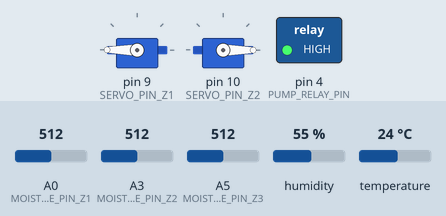
Bench run of a sketch on a simulated Arduino Uno, built with avr-gcc and run on an emulated ATmega328P. Shown: 2 × servo, switched loads named in the sketch (green lamp = pin HIGH). The inputs (shaded band) are chosen by the test bench; at power-on: A0 (MOISTURE_PIN_Z1) = 512, A3 (MOISTURE_PIN_Z2) = 512, A5 (MOISTURE_PIN_Z3) = 512, humidity 55 %, temperature 24 °C. What the sketch prints to the serial monitor is not drawn.

Above: at 4.9 s.
5.0 s: A0 (MOISTURE_PIN_Z1) set to 640
8.1 s: A0 (MOISTURE_PIN_Z1) set to 664
At 8.51 s:
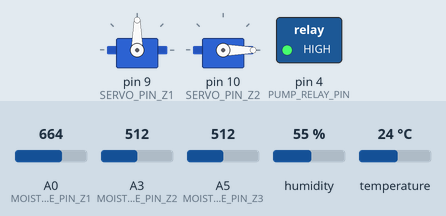
At 9.6 s:
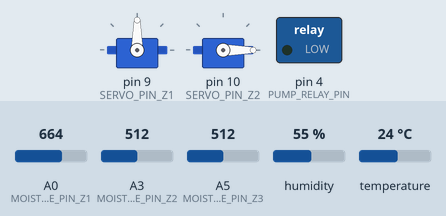
11.2 s: A3 (MOISTURE_PIN_Z2) set to 635
14.3 s: A3 (MOISTURE_PIN_Z2) set to 666
At 18.0 s:
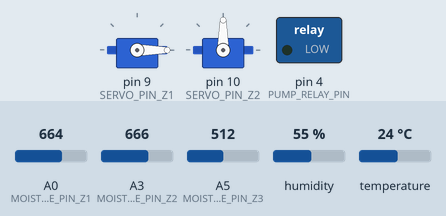
18.3 s: A5 (MOISTURE_PIN_Z3) set to 635
22.7 s: A5 (MOISTURE_PIN_Z3) set to 663
At 27.2 s:
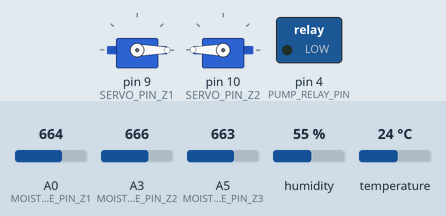
Timing chart, 0 to 28.6 s (numbered marks = the images above; inputs shaded):
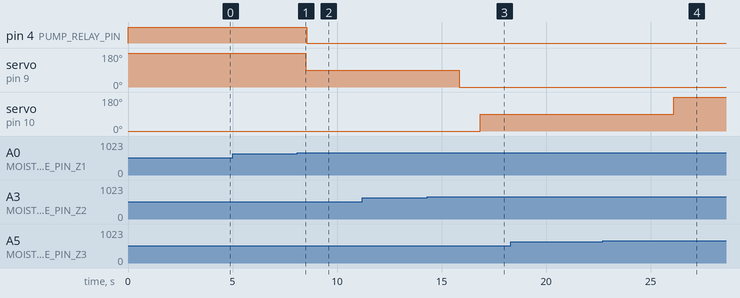

Measured:
- the behaviour switches between 650 and 651 on A0 (MOISTURE_PIN_Z1) (found by bisection; images 0 and 1)
- the behaviour switches between 650 and 651 on A3 (MOISTURE_PIN_Z2) (found by bisection; images 2 and 3)
- the behaviour switches between 650 and 651 on A5 (MOISTURE_PIN_Z3) (found by bisection; images 3 and 4)
- after the input at 5.0 s, every drawn part: stays the same
- after the input at 8.1 s, pin 4 (PUMP_RELAY_PIN): HIGH → LOW after 0.45 s; servo on pin 9 (SERVO_PIN_Z1): 180° → 90° after 0.40 s
- after the input at 11.2 s, every drawn part: stays the same
- after the input at 14.3 s, servo on pin 9 (SERVO_PIN_Z1): 90° → 0° after 1.5 s; servo on pin 10 (SERVO_PIN_Z2): 0° → 90° after 2.5 s
- after the input at 18.3 s, every drawn part: stays the same
- after the input at 22.7 s, servo on pin 10 (SERVO_PIN_Z2): 90° → 180° after 3.4 s

The sketch:

GroundStation.ino
```cpp
#include "DHT.h"
#include <Servo.h>

// --- Configuration Constants ---
#define DHTPIN 2       // DHT data pin
#define DHTTYPE DHT22  // DHT sensor type

// Soil Moisture Pins
const int MOISTURE_PIN_Z1 = A0; // Zone 1 Sensor
const int MOISTURE_PIN_Z2 = A3; // Zone 2 Sensor
const int MOISTURE_PIN_Z3 = A5; // Zone 3 Sensor (Main Line/Area)

// Servo Pins
const int SERVO_PIN_Z1 = 9;  // Zone 1 Gate (Servo 1)
const int SERVO_PIN_Z2 = 10; // Zone 2 Gate (Servo 2)

// Relay Pin (Controls Water Pump)
const int PUMP_RELAY_PIN = 4;

// Calibration Values (Adjust based on your sensors)
const int DRY_VALUE = 800;  // Analog value for bone dry soil (high value)
const int WET_VALUE = 300;  // Analog value for fully wet soil (low value)

// Irrigation Thresholds
const int IRRIGATION_THRESHOLD_PERCENT = 30; // Start watering if moisture < 40%

// Servo Angles (Adjust based on your physical gate mechanism)
// Servo 1 (Zone 1) opens by moving from 0 to 90 degrees
const int Z1_GATE_OPEN = 90;
const int Z1_GATE_CLOSED = 180;
// Servo 2 (Zone 2) opens by moving from 180 to 90 degrees
const int Z2_GATE_OPEN = 90;
const int Z2_GATE_CLOSED = 0;

// --- Global Variables and Objects ---
DHT dht(DHTPIN, DHTTYPE);
Servo servoZ1;
Servo servoZ2;

// --- Helper Function ---
int getMoisturePercent(int rawValue) {
  // Map the raw value to a percentage (0-100)
  int moisturePercent = map(rawValue, DRY_VALUE, WET_VALUE, 0, 100);
  // Constrain the result to 0-100%
  return constrain(moisturePercent, 0, 100);
}

// --- Setup ---
void setup() {
  Serial.begin(9600);
  Serial.println(F("Smart Irrigation Manifold Starting..."));

  // Initialize DHT sensor
  dht.begin();

  // Initialize Servos
  servoZ1.attach(SERVO_PIN_Z1);
  servoZ2.attach(SERVO_PIN_Z2);

  // Ensure gates are initially closed
  servoZ1.write(Z1_GATE_CLOSED);
  servoZ2.write(Z2_GATE_CLOSED);

  // Initialize Relay pin for Pump control
  pinMode(PUMP_RELAY_PIN, OUTPUT);
  digitalWrite(PUMP_RELAY_PIN, HIGH); // Assuming a common active-LOW relay, HIGH = OFF
}

// --- Main Loop ---
void loop() {
  delay(2000); // Wait between sensor readings

  // --- 1. Read Environmental Sensors (DHT22) ---
  float h = dht.readHumidity();
  float t = dht.readTemperature();

  if (isnan(h) || isnan(t)) {
    Serial.println(F("❌ DHT Read Failed!"));
  } else {
    Serial.print(F("🌡️ Temp: "));
    Serial.print(t);
    Serial.print(F("°C | 💧 Humid: "));
    Serial.print(h);
    Serial.println(F("%"));
  }

  // --- 2. Read Soil Moisture Sensors ---
  int rawZ1 = analogRead(MOISTURE_PIN_Z1);
  int percentZ1 = getMoisturePercent(rawZ1);
  bool needsWaterZ1 = (percentZ1 < IRRIGATION_THRESHOLD_PERCENT);

  int rawZ2 = analogRead(MOISTURE_PIN_Z2);
  int percentZ2 = getMoisturePercent(rawZ2);
  bool needsWaterZ2 = (percentZ2 < IRRIGATION_THRESHOLD_PERCENT);

  int rawZ3 = analogRead(MOISTURE_PIN_Z3);
  int percentZ3 = getMoisturePercent(rawZ3);
  bool needsWaterZ3 = (percentZ3 < IRRIGATION_THRESHOLD_PERCENT); // Zone 3 moisture check

  Serial.println(F("--- Soil Moisture Status ---"));
  Serial.print(F("Zone 1: ")); Serial.print(percentZ1); Serial.print(F("%"));
  if (needsWaterZ1) Serial.print(F(" ⚠️ DRY"));
  Serial.println();

  Serial.print(F("Zone 2: ")); Serial.print(percentZ2); Serial.print(F("%"));
  if (needsWaterZ2) Serial.print(F(" ⚠️ DRY"));
  Serial.println();

  Serial.print(F("Zone 3: ")); Serial.print(percentZ3); Serial.print(F("%"));
  if (needsWaterZ3) Serial.print(F(" ⚠️ DRY (Main Area)"));
  Serial.println();


  // --- 3. Determine Irrigation Need and Control Pump & Gates ---
  // The pump turns ON if ANY zone (including the main area Z3) needs water.
  bool anyZoneNeedsWater = needsWaterZ1 || needsWaterZ2 || needsWaterZ3;

  if (anyZoneNeedsWater) {

    // 3a. Control Zone Gates (Servos) - Multi-Zone Manifold Logic

    // Zone 1 Gate Control
    if (needsWaterZ1 && !needsWaterZ2 && !needsWaterZ3) {
      servoZ1.write(Z1_GATE_OPEN);
      Serial.println(F("🚪 Zone 1 Gate OPENED (Moisture Low)."));
    }

    // Zone 2 Gate Control
    if (needsWaterZ2 && !needsWaterZ1 && !needsWaterZ3) {
      servoZ2.write(Z2_GATE_OPEN);
      Serial.println(F("🚪 Zone 2 Gate OPENED (Moisture Low)."));
    }

    /*
    * Logic for Zone 3 Irrigation:
    * Zone 3 is the main area/line. If it needs water, but Z1 and Z2 don't,
    * we open BOTH gates (Z1 and Z2) to ensure water is distributed widely.
    * This achieves a "Zone 3 ON" mode using the two existing servos.
    */
    if (needsWaterZ3 && !needsWaterZ1 && !needsWaterZ2) {
        servoZ1.write(Z1_GATE_CLOSED);
        delay(1000);
        servoZ2.write(Z2_GATE_CLOSED);
        Serial.println(F("🚪 Zone 3 Gate OPENED (Moisture Low)."));
    }

    if (needsWaterZ2 && needsWaterZ1 && !needsWaterZ3) {
      servoZ1.write(0);
      delay(1000);
      servoZ2.write(Z2_GATE_OPEN);
      Serial.println(F("🚪 Zone 1 & 2 Gate OPENED (Moisture Low)."));
    }

    if (!needsWaterZ2 && needsWaterZ1 && needsWaterZ3) {
      servoZ1.write(0);
      delay(1000);
      servoZ2.write(Z2_GATE_CLOSED);
      Serial.println(F("🚪 Zone 1 & 3 Gate OPENED (Moisture Low)."));
    }

    if (needsWaterZ2 && !needsWaterZ1 && needsWaterZ3) {
      servoZ1.write(Z1_GATE_CLOSED);
      delay(1000);
      servoZ2.write(180);
      Serial.println(F("🚪 Zone 2 & 3 Gate OPENED (Moisture Low)."));
    }

    if (needsWaterZ2 && needsWaterZ1 && needsWaterZ3) {
      servoZ1.write(0);
      delay(1000);
      servoZ2.write(180);
      Serial.println(F("🚪 Zone 1, 2 & 3 Gate OPENED (Moisture Low)."));
    }

    // 3b. Turn ON the Water Pump
    digitalWrite(PUMP_RELAY_PIN, LOW); // Active-LOW relay
    Serial.println(F("✅ PUMP ON: One or more areas require irrigation."));

    // Hold watering for a brief period before checking again (allows soil to absorb water)
    delay(1500);

  } else {
    // 3c. Turn OFF the Water Pump
    digitalWrite(PUMP_RELAY_PIN, HIGH); // Active-LOW relay

    // 3d. Ensure all gates are closed when the pump is OFF
    servoZ1.write(Z1_GATE_CLOSED);
    servoZ2.write(Z2_GATE_CLOSED);

    Serial.println(F("🛑 PUMP OFF: All zones are adequately moist."));
  }

  Serial.println(F("-----------------------------------"));
}
```
